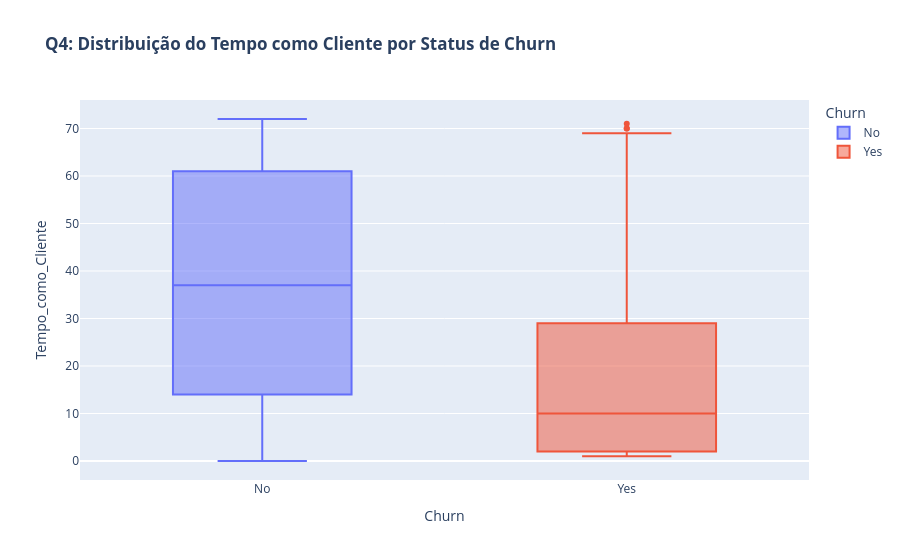

The notebook cell this image was saved under:
### Code cell
# Questionamento 4: Como o Tempo como Cliente e o Pagamento Mensal se comportam em relação ao Churn?
tabela_medias = df.groupby('Churn')[colunas_numericas].mean().round(2)
display(tabela_medias)

fig_q4 = px.box(
    df, 
    x='Churn', 
    y='Tempo_como_Cliente', 
    color='Churn',
    title='<b>Q4: Distribuição do Tempo como Cliente por Status de Churn</b>'
)
fig_q4.show()

### Figure 1 — Plotly figure (JSON) as saved in the notebook; plotly's stock layout.template omitted (floating-point values rounded to 4 significant figures; data arrays with more than 128 entries replaced by an {"elided": "..."} marker saying what was removed)
{"data": [{"alignmentgroup": "True", "hovertemplate": "Churn=%{x}<br>Tempo_como_Cliente=%{y}<extra></extra>", "legendgroup": "No", "marker": {"color": "#636efa"}, "name": "No", "notched": false, "offsetgroup": "No", "orientation": "v", "showlegend": true, "type": "box", "x": {"elided": "1846 str values"}, "x0": " ", "xaxis": "x", "y": {"elided": "1846 int values"}, "y0": " ", "yaxis": "y"}, {"alignmentgroup": "True", "hovertemplate": "Churn=%{x}<br>Tempo_como_Cliente=%{y}<extra></extra>", "legendgroup": "Yes", "marker": {"color": "#EF553B"}, "name": "Yes", "notched": false, "offsetgroup": "Yes", "orientation": "v", "showlegend": true, "type": "box", "x": {"elided": "649 str values"}, "x0": " ", "xaxis": "x", "y": {"elided": "649 int values"}, "y0": " ", "yaxis": "y"}], "layout": {"boxmode": "overlay", "legend": {"title": {"text": "Churn"}, "tracegroupgap": 0}, "title": {"text": "<b>Q4: Distribuição do Tempo como Cliente por Status de Churn</b>"}, "xaxis": {"anchor": "y", "categoryarray": ["No", "Yes", null], "categoryorder": "array", "domain": [0, 1], "title": {"text": "Churn"}}, "yaxis": {"anchor": "x", "domain": [0, 1], "title": {"text": "Tempo_como_Cliente"}}}}
